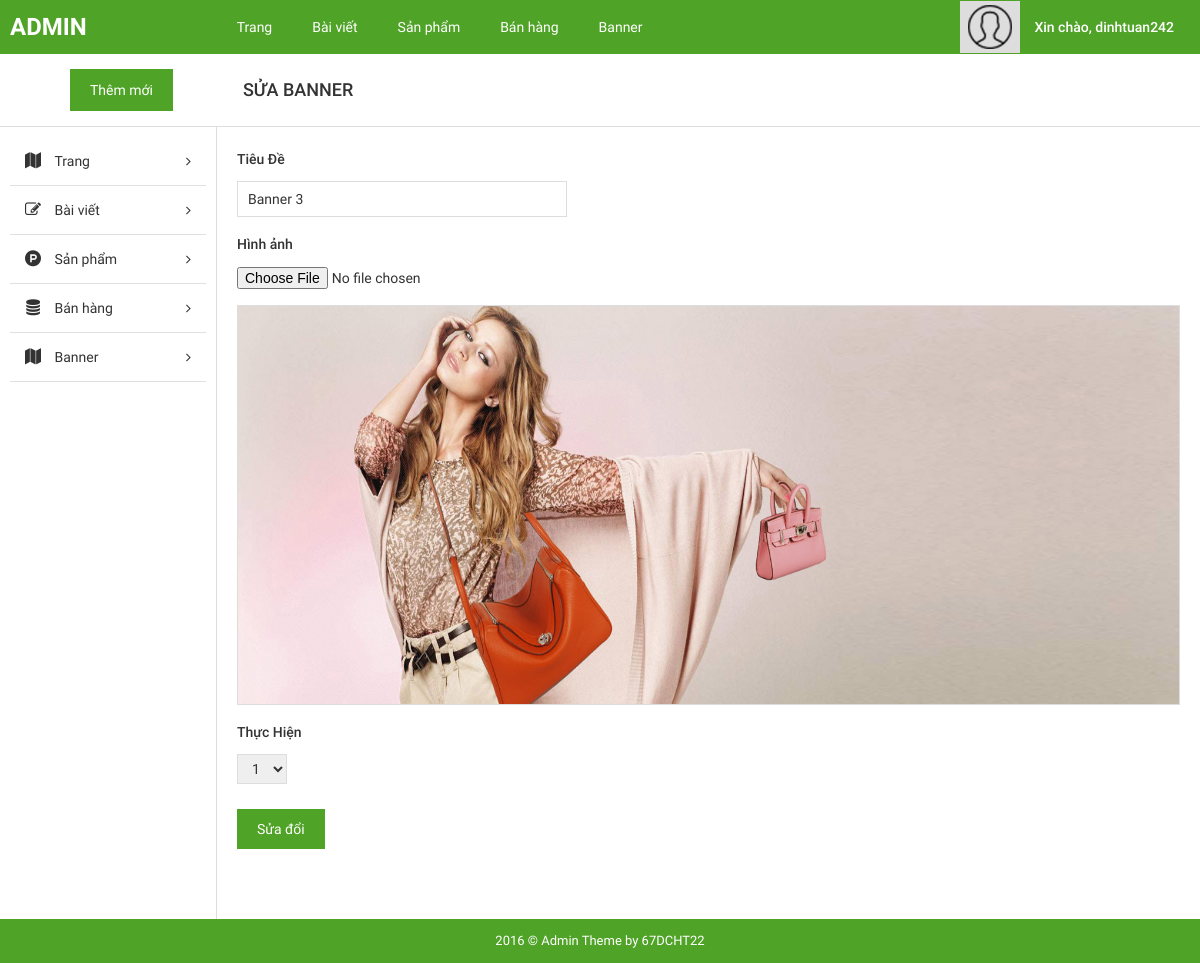
Page /admin/?page=change_banner&id=8 (signed in) on the committed database.
### tables this page shows
CREATE TABLE `tbl_user` (
  `username` varchar(30) NOT NULL,
  `name` char(50) DEFAULT NULL,
  `email` varchar(200) DEFAULT NULL,
  `phone` varchar(10) DEFAULT NULL,
  `address` varchar(200) DEFAULT NULL,
  `password` varchar(10) NOT NULL
);

CREATE TABLE `tbl_banner` (
  `id` int(11) NOT NULL,
  `title` varchar(100) NOT NULL,
  `image` varchar(100) NOT NULL,
  `active` int(11) NOT NULL
);

### admin/pages/change_banner.php (the view, shortened to what this page needs)
<div id="main-content-wp" class="add-cat-page">
    <div class="section" id="title-page">
        <div class="clearfix">
            <a href="?page=add_product" title="" id="add-new" class="fl-left">Thêm mới</a>
            <h3 id="index" class="fl-left">Sửa Banner</h3>
        </div>
    </div>
    <div class="wrap clearfix">
        <?php require 'inc/sidebar.php'; ?>
        <div id="content" class="fl-right">
            <div class="section" id="detail-page">
                <div class="section-detail">
                    <form method="POST" action="pages/change_banner_perform.php" enctype="multipart/form-data">
                        <?php
                               include("../config/dbconfig.php");
                               $id = $_GET["id"];
                               $sql = "select * from tbl_banner where id = ".$id;
                               $run = mysqli_query($conn,$sql);
                               $row = mysqli_fetch_array($run);
                        ?>
                        <label for="title">Tiêu Đề</label>
                        <input type="text" name="title" id="title" value="<?php echo $row["title"];?>">
                        <label>Hình ảnh</label>
                        <div id="uploadFile">
                            <input type="file" name="image" id="upload-thumb" >
                            <img style="width: 1600px; height: 400px" src="index.php/../../images/banner/<?php echo $row["image"];?>" alt="">
                        </div>
                        <label for="price">Thực Hiện</label>
                        <select name="active" id="active">
                            <?php for ($i = 0; $i <=1 ; $i++) {
                                if ($i == $row["active"]) {
                                    echo "<option value='$i' selected='selected'>$i</option>";
                                }else{
                                    echo "<option value='$i'>$i</option>";
                                }
                            } ?>
                        </select>
                        <button type="submit" name="btn-submit" id="btn-submit">Sửa đổi</button>
                    </form>
                </div>
            </div>
        </div>
    </div>
</div>

### admin/inc/header.php (shortened to what this page needs)
<!DOCTYPE html>
<html>
    <head>
        <link href="public/css/bootstrap/bootstrap.min.css" rel="stylesheet" type="text/css"/>
        <link href="public/css/bootstrap/bootstrap-theme.min.css" rel="stylesheet" type="text/css"/>
        <link href="public/reset.css" rel="stylesheet" type="text/css"/>
        <link href="public/css/font-awesome/css/font-awesome.min.css" rel="stylesheet" type="text/css"/>
        <link href="public/style.css" rel="stylesheet" type="text/css"/>
        <link href="public/responsive.css" rel="stylesheet" type="text/css"/>
    </head>
    <body>
        <div id="site">
            <div id="container">
                <div id="header-wp">
                    <div class="wp-inner clearfix">
                        <a href="?page=list_post" title="" id="logo" class="fl-left">ADMIN</a>
                        <ul id="main-menu" class="fl-left">
                            <li>
                                <a href="?page=list_page" title="">Trang</a>
                            </li>
                            <li>
                                <a href="?page=list_post" title="">Bài viết</a>
                            </li>
                            <li>
                                <a href="?page=list_product" title="">Sản phẩm</a>
                            </li>
                            <li>
                                <a href="?page=list_order" title="">Bán hàng</a>
                            </li>
                            <li>
                                <a href="?page=list_banner" title="">Banner</a>
                            </li>
                        </ul>
                        <div id="dropdown-user" class="dropdown dropdown-extended fl-right">
                            <button class="dropdown-toggle clearfix" type="button"  data-toggle="dropdown" aria-haspopup="true" aria-expanded="true">
                                <div id="thumb-circle" class="fl-left">
                                    <img src="public/images/img-admin.png">
                                </div>
                                <?php
                                    include("../config/dbconfig.php");
                                    $email = $_SESSION['email'];
                                    $sql = "SELECT * from tbl_user where email = '$email'";
                                    $run = mysqli_query($conn, $sql);
                                    $row = mysqli_fetch_array($run);
                                ;?>
                                <h3 id="account" class="fl-right">Xin chào, <?php echo $row["username"];?></h3>
                            </button>
                        </div>
                    </div>
                </div>

### admin/public/css/import/global.css (style rules this page uses)
body { font-family: "Roboto Regular"; font-size: 14px; line-height: 24px; color: #333; }
.fl-left { float: left; }
.fl-right { float: right; }
img { max-width: 100%; height: auto; display: block; }
ul li { list-style: none!important; }
a { text-decoration: none!important; }
.dropdown .dropdown-toggle { background: none; border: none; outline: none; }

### admin/public/css/import/list_post.css (style rules this page uses)
#header-wp { background: #4fa327; }
#main-menu { margin-left: 120px; }
#main-menu li { float: left; }
#main-menu li a { display: block; color: #fff; padding: 15px 20px; }
#logo { font-family: 'Roboto Bold'; font-weight: normal; color: #fff; font-size: 24px; padding: 15px 10px; }
#thumb-circle { display: block; padding: 4px 8px; background: #ddd; }
#account { font-family: 'Roboto Medium'; font-weight: normal; color: #fff; padding: 14px 20px 14px 14px; }
#content { width: 82%; border-left: 1px solid #ddd; padding: 20px; }
#title-page { border-bottom: 1px solid #ddd; }
#add-new { display: inline-block; color: #fff; background: #4fa327; padding: 9px 20px; margin: 15px 70px; }
#index { font-family: 'Roboto Medium'; font-weight: normal; text-transform: uppercase; font-size: 18px; padding: 24px 0px; }
#main-menu > li { position: relative; }

### admin/public/css/import/add_cat.css (style rules this page uses)
.add-cat-page #detail-page .section-detail label { display: block; padding-bottom: 10px; font-family: 'Roboto Medium'; font-weight: normal; }
.add-cat-page #detail-page .section-detail input[type="text"] { display: block; padding: 5px 10px; border: 1px solid #ddd; width: 35%; margin-bottom: 15px; }
.add-cat-page #detail-page .section-detail select { display: block; padding: 5px 10px; border: 1px solid #ddd; margin-bottom: 25px; }
.add-cat-page #detail-page .section-detail button { display: block; border: none; outline: none; background: #4fa327; color: #fff; padding: 8px 20px; margin-bottom: 50px; }
#uploadFile { margin-bottom: 15px; }
#uploadFile img { margin-top: 15px; width: 150px; height: 150px; overflow: hidden; border: 1px solid #ddd; }

### rows in the picture
tbl_user: username "dinhtuan242"
tbl_banner: title "Banner 3", image (picture), active "1"
